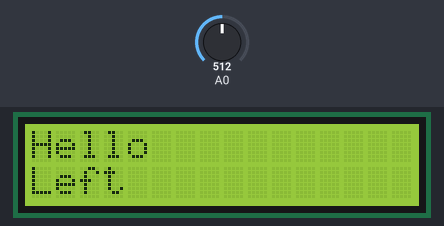
Simulated run of this sketch. Board: Arduino Uno, built with avr-gcc and run on an emulated ATmega328P. Shown: 16×2 character LCD. Inputs (shaded band) come from the test bench; at power-on: A0 = 512. What the sketch prints to the serial monitor is not drawn.

Above: at 1.2 s.
1.3 s: A0 set to 610
At 2.1 s:
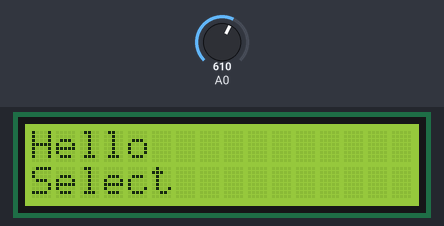
2.8 s: A0 set to 390
At 3.2 s:
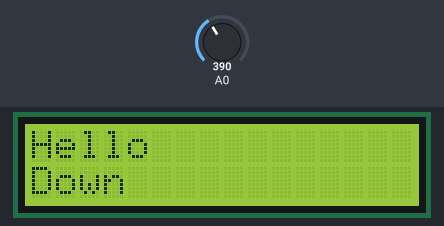
4.3 s: A0 set to 190
At 5.5 s:
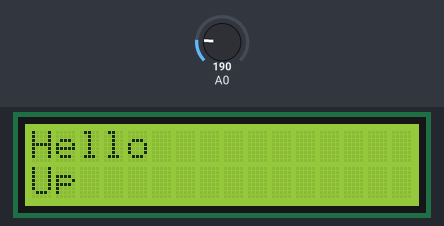
5.8 s: A0 set to 50
At 6.6 s:
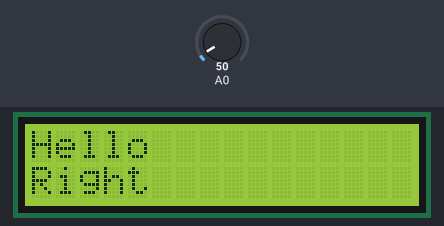
7.3 s: A0 set to 70
At 7.8 s:
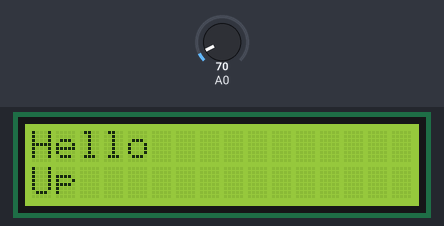
8.8 s: A0 set to 0
At 10.2 s:
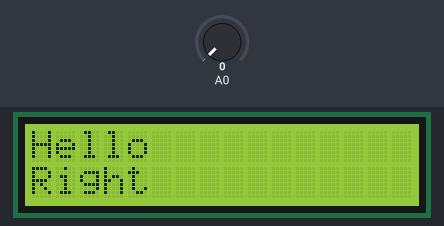
Timing chart, 0 to 10.9 s (numbered marks = the images above; inputs shaded):
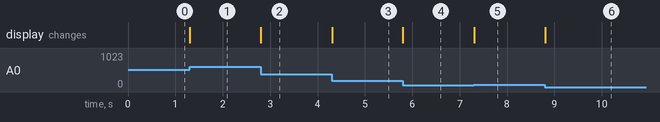

The sketch:

example.ino
```cpp
// modified from allnewstep.com https://bit.ly/3puZPg7
#include <LiquidCrystal.h>

const int pin_RS = 8;
const int pin_EN = 9;

LiquidCrystal lcd( pin_RS, pin_EN, 4, 5, 6, 7);

void setup() {
  Serial.begin(9600);

  lcd.begin(16, 2);
  lcd.setCursor(0, 0);
  lcd.print("Hello");
}
void loop() {
  lcd.setCursor(0, 1);

  int x = analogRead(A0);
  if (x < 60) {
    lcd.print("Right ");
  } else if (x < 200) {
    lcd.print("Up    ");
  } else if (x < 400) {
    lcd.print("Down  ");
  } else if (x < 600) {
    lcd.print("Left  ");
  } else if (x < 800) {
    lcd.print("Select");
  }
  Serial.println(x);
}
```

Measured:
- after the input at 1.3 s, the display: changes at once (image 1)
- after the input at 2.8 s, the display: changes at once (image 2)
- after the input at 4.3 s, the display: changes at once (image 3)
- after the input at 5.8 s, the display: changes at once (image 4)
- after the input at 7.3 s, the display: changes at once (image 5)
- after the input at 8.8 s, the display: changes at once (image 6)
